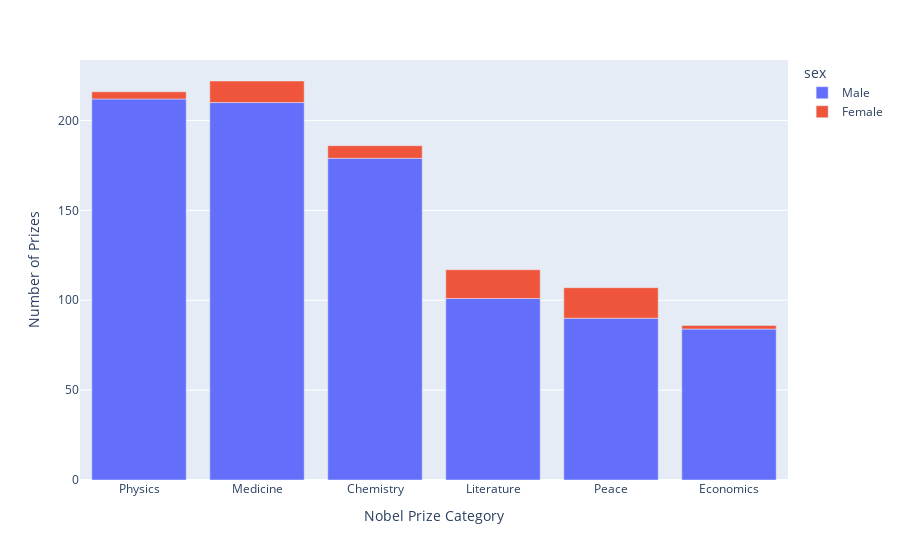

The notebook cell this image was saved under:
### Markdown cell above
# Male and Female Winners by Category

Create a [plotly bar chart](https://plotly.com/python/bar-charts/) that shows the split between men and women by category. 
* Hover over the bar chart. How many prizes went to women in Literature compared to Physics?

### Code cell
bar = px.bar(category, x='category', y='prize', color = category.sex, color_continuous_scale='Aggrnyl',)
bar.update_layout(xaxis_title='Nobel Prize Category', coloraxis_showscale=False,yaxis_title='Number of Prizes')
bar

### Figure 1 — Plotly figure (JSON) as saved in the notebook; plotly's stock layout.template omitted (floating-point values rounded to 4 significant figures)
{"data": [{"alignmentgroup": "True", "hovertemplate": "sex=Male<br>category=%{x}<br>prize=%{y}<extra></extra>", "legendgroup": "Male", "marker": {"color": "#636efa", "pattern": {"shape": ""}}, "name": "Male", "offsetgroup": "Male", "orientation": "v", "showlegend": true, "textposition": "auto", "type": "bar", "x": ["Physics", "Medicine", "Chemistry", "Literature", "Peace", "Economics"], "xaxis": "x", "y": [212, 210, 179, 101, 90, 84], "yaxis": "y"}, {"alignmentgroup": "True", "hovertemplate": "sex=Female<br>category=%{x}<br>prize=%{y}<extra></extra>", "legendgroup": "Female", "marker": {"color": "#EF553B", "pattern": {"shape": ""}}, "name": "Female", "offsetgroup": "Female", "orientation": "v", "showlegend": true, "textposition": "auto", "type": "bar", "x": ["Peace", "Literature", "Medicine", "Chemistry", "Physics", "Economics"], "xaxis": "x", "y": [17, 16, 12, 7, 4, 2], "yaxis": "y"}], "layout": {"barmode": "relative", "coloraxis": {"showscale": false}, "legend": {"title": {"text": "sex"}, "tracegroupgap": 0}, "margin": {"t": 60}, "xaxis": {"anchor": "y", "domain": [0, 1], "title": {"text": "Nobel Prize Category"}}, "yaxis": {"anchor": "x", "domain": [0, 1], "title": {"text": "Number of Prizes"}}}}
